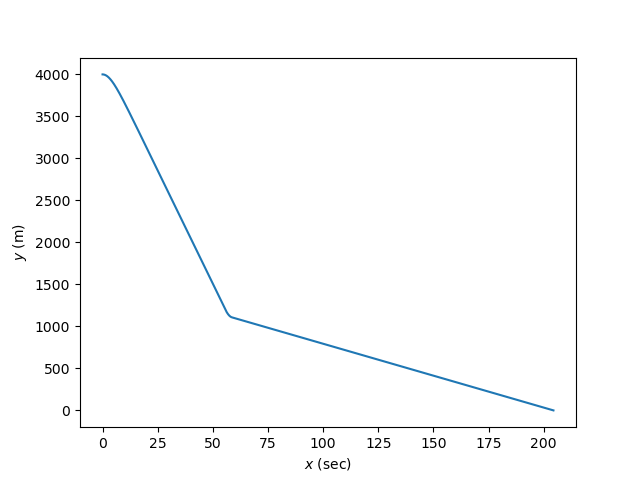

The script that drew this image:
import matplotlib.pyplot as plt

X = []
Y = []

inFile = open("JumpData.txt", "r")
for line in inFile:
    t, x = line.split(" ")
    X.append(float(t))
    Y.append(float(x))
inFile.close()

plt.xlabel("$x$ (sec)")
plt.ylabel("$y$ (m)")
plt.plot(X,Y)
plt.show()
